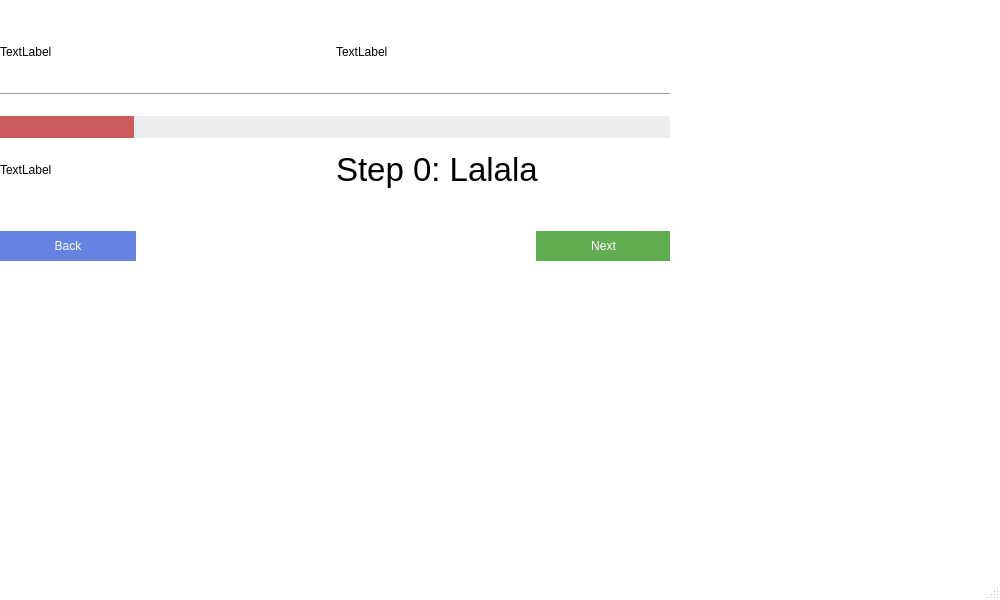
<?xml version="1.0" encoding="UTF-8"?>
<ui version="4.0">
 <class>MainWindow</class>
 <widget class="QMainWindow" name="MainWindow">
  <property name="geometry">
   <rect>
    <x>0</x>
    <y>0</y>
    <width>1000</width>
    <height>600</height>
   </rect>
  </property>
  <property name="windowTitle">
   <string>MainWindow</string>
  </property>
  <property name="styleSheet">
   <string notr="true">QMainWindow {
	background-color: #ffffff;
}

QProgressBar {
	border-color: 0px solid red;
    background: #ebedef;
    border-top-right-radius: 32px;
	border-top-left-radius: 32px;
	border-bottom-right-radius: 32px;
	border-bottom-left-radius: 32px;
}

QProgressBar::chunk {
	background: #cc5c5c;
    border-top-right-radius: 32px;
	border-top-left-radius: 32px;
	border-bottom-right-radius: 32px;
	border-bottom-left-radius: 32px;
}</string>
  </property>
  <widget class="QWidget" name="main_widget">
   <property name="styleSheet">
    <string notr="true">QPushButton {
   border: 0;
   color: #ffffff;
   height: 30px;
   margin-top: 30px;
}</string>
   </property>
   <widget class="QWidget" name="container" native="true">
    <property name="geometry">
     <rect>
      <x>0</x>
      <y>0</y>
      <width>670</width>
      <height>451</height>
     </rect>
    </property>
    <widget class="QWidget" name="verticalLayoutWidget">
     <property name="geometry">
      <rect>
       <x>0</x>
       <y>0</y>
       <width>671</width>
       <height>271</height>
      </rect>
     </property>
     <layout class="QVBoxLayout" name="main_layout">
      <property name="spacing">
       <number>0</number>
      </property>
      <property name="sizeConstraint">
       <enum>QLayout::SetMinAndMaxSize</enum>
      </property>
      <property name="topMargin">
       <number>20</number>
      </property>
      <property name="bottomMargin">
       <number>10</number>
      </property>
      <item>
       <layout class="QHBoxLayout" name="header_layout">
        <property name="spacing">
         <number>0</number>
        </property>
        <property name="sizeConstraint">
         <enum>QLayout::SetMaximumSize</enum>
        </property>
        <item>
         <widget class="QLabel" name="gsreg_logotype">
          <property name="text">
           <string>TextLabel</string>
          </property>
         </widget>
        </item>
        <item>
         <widget class="QLabel" name="julia_logotype">
          <property name="layoutDirection">
           <enum>Qt::RightToLeft</enum>
          </property>
          <property name="text">
           <string>TextLabel</string>
          </property>
         </widget>
        </item>
       </layout>
      </item>
      <item>
       <layout class="QHBoxLayout" name="line_layout">
        <property name="spacing">
         <number>0</number>
        </property>
        <property name="topMargin">
         <number>10</number>
        </property>
        <item>
         <widget class="Line" name="header_line">
          <property name="orientation">
           <enum>Qt::Horizontal</enum>
          </property>
         </widget>
        </item>
       </layout>
      </item>
      <item>
       <layout class="QHBoxLayout" name="slider_layout">
        <property name="leftMargin">
         <number>0</number>
        </property>
        <property name="topMargin">
         <number>20</number>
        </property>
        <item>
         <widget class="QProgressBar" name="progress">
          <property name="autoFillBackground">
           <bool>false</bool>
          </property>
          <property name="styleSheet">
           <string notr="true"/>
          </property>
          <property name="value">
           <number>20</number>
          </property>
          <property name="format">
           <string/>
          </property>
         </widget>
        </item>
       </layout>
      </item>
      <item>
       <layout class="QHBoxLayout" name="title_layout">
        <item>
         <widget class="QLabel" name="page_step">
          <property name="text">
           <string>TextLabel</string>
          </property>
         </widget>
        </item>
        <item>
         <widget class="QLabel" name="page_title">
          <property name="font">
           <font>
            <pointsize>25</pointsize>
           </font>
          </property>
          <property name="text">
           <string>Step 0: Lalala</string>
          </property>
         </widget>
        </item>
       </layout>
      </item>
      <item>
       <layout class="QVBoxLayout" name="step_layout"/>
      </item>
      <item>
       <layout class="QVBoxLayout" name="nav_layout">
        <item>
         <layout class="QHBoxLayout" name="nav_buttons_layout">
          <item>
           <widget class="QPushButton" name="prev_button">
            <property name="styleSheet">
             <string notr="true">QPushButton {
   background: #6682e0;
}
QPushButton:hover {
   background: #3a5fcc;
}</string>
            </property>
            <property name="text">
             <string>Back</string>
            </property>
           </widget>
          </item>
          <item>
           <spacer name="nav_spacer">
            <property name="orientation">
             <enum>Qt::Horizontal</enum>
            </property>
            <property name="sizeType">
             <enum>QSizePolicy::Fixed</enum>
            </property>
            <property name="sizeHint" stdset="0">
             <size>
              <width>400</width>
              <height>30</height>
             </size>
            </property>
           </spacer>
          </item>
          <item>
           <widget class="QPushButton" name="next_button">
            <property name="layoutDirection">
             <enum>Qt::RightToLeft</enum>
            </property>
            <property name="styleSheet">
             <string notr="true">QPushButton#next_button {
	background: #60ad51;
}
QPushButton#next_button:hover {
   background: #228a22;
}</string>
            </property>
            <property name="text">
             <string>Next</string>
            </property>
           </widget>
          </item>
         </layout>
        </item>
       </layout>
      </item>
     </layout>
    </widget>
   </widget>
   <zorder>gsreg_logotype</zorder>
   <zorder>container</zorder>
  </widget>
  <widget class="QMenuBar" name="menubar">
   <property name="geometry">
    <rect>
     <x>0</x>
     <y>0</y>
     <width>1000</width>
     <height>25</height>
    </rect>
   </property>
  </widget>
  <widget class="QStatusBar" name="statusbar"/>
 </widget>
 <resources/>
 <connections/>
</ui>
